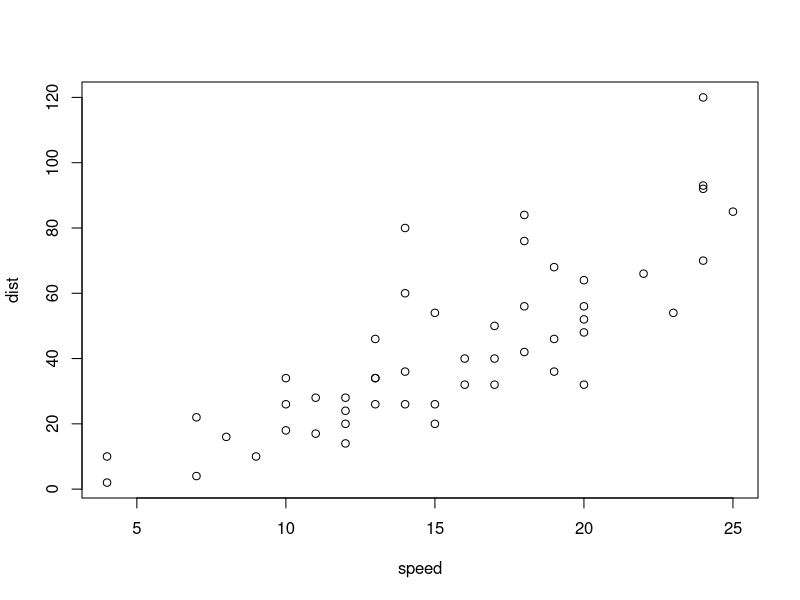
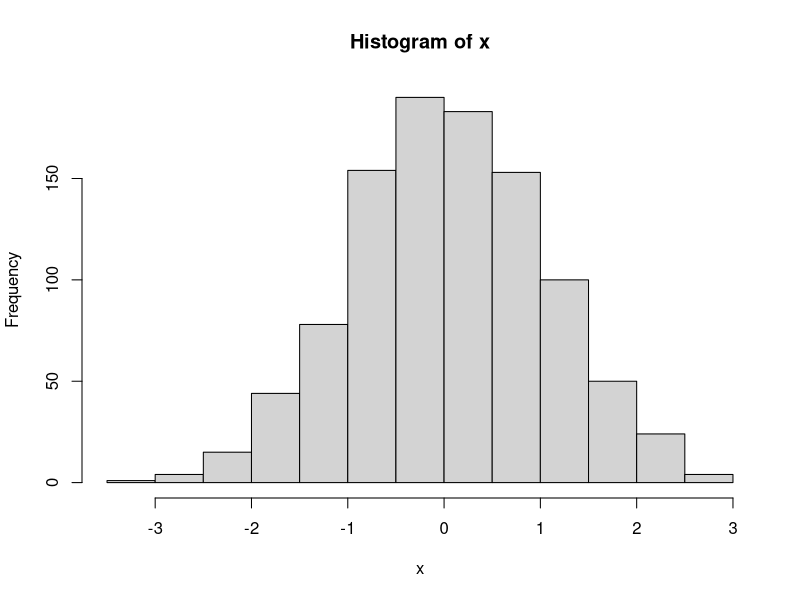
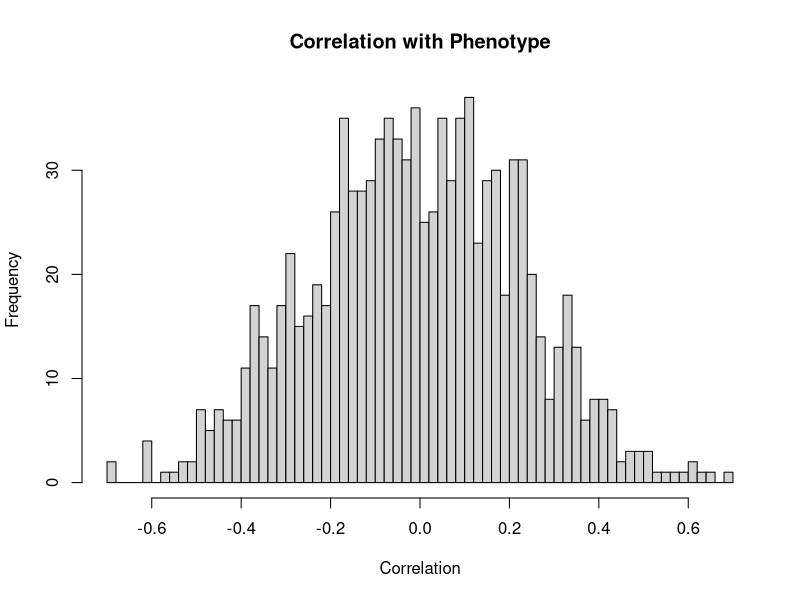
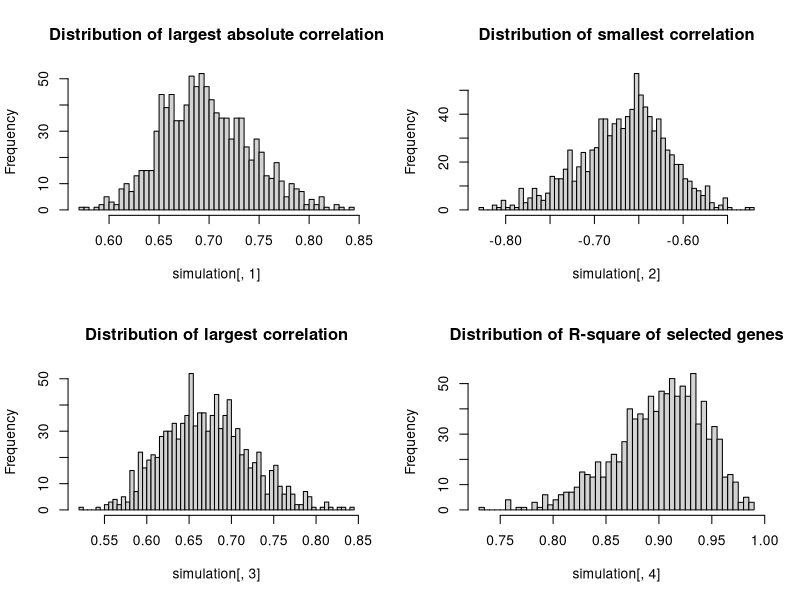

Write R code to recreate these figures, in order.
## ---- chunk 1
summary(cars)
## ---- chunk 2
plot(cars)
## ---- chunk 3
sessionInfo()
## ---- chunk 4
x=rnorm(1000)
hist(x)
## ---- chunk 5
set.seed(7081991)
y=rnorm(20)
trt=as.integer(y>0)
x=matrix(rnorm(20000,6,1.5),nrow=20)
## ---- chunk 6
cors=cor(x,y)
hist(cors,nclass=50,main="Correlation with Phenotype",xlab="Correlation")
## ---- chunk 7
sim=function(nsamp=20,ngene=1000,nsel=10){
  if (nsel >= nsamp-1) stop("The number of genes selected must be less than the sample size")
  pheno=rnorm(nsamp)
  genes=matrix(rnorm(nsamp*ngene),ncol=nsamp)
  cors=cor(t(genes),pheno)
  selgenes=order(cors,decreasing=FALSE)[1:nsel]
  sigGenes=genes[selgenes,]
  R2=var(fitted(lm(pheno~t(sigGenes))))/var(pheno)
  c(maxAbsR=max(abs(cors)),minR=min(cors),maxR=max(cors),Rsq=R2)
  }
## ---- chunk 8
simulation=matrix(nrow=1000,ncol=4)
for (i in 1:1000) simulation[i,]=sim(nsamp=20,ngene=1000,nsel=10)

par(mfrow=c(2,2))
hist(simulation[,1],nclass=50, main="Distribution of largest absolute correlation")
hist(simulation[,2],nclass=50, main="Distribution of smallest correlation")
hist(simulation[,3],nclass=50, main="Distribution of largest correlation")
hist(simulation[,4],nclass=50, main="Distribution of R-square of selected genes")



